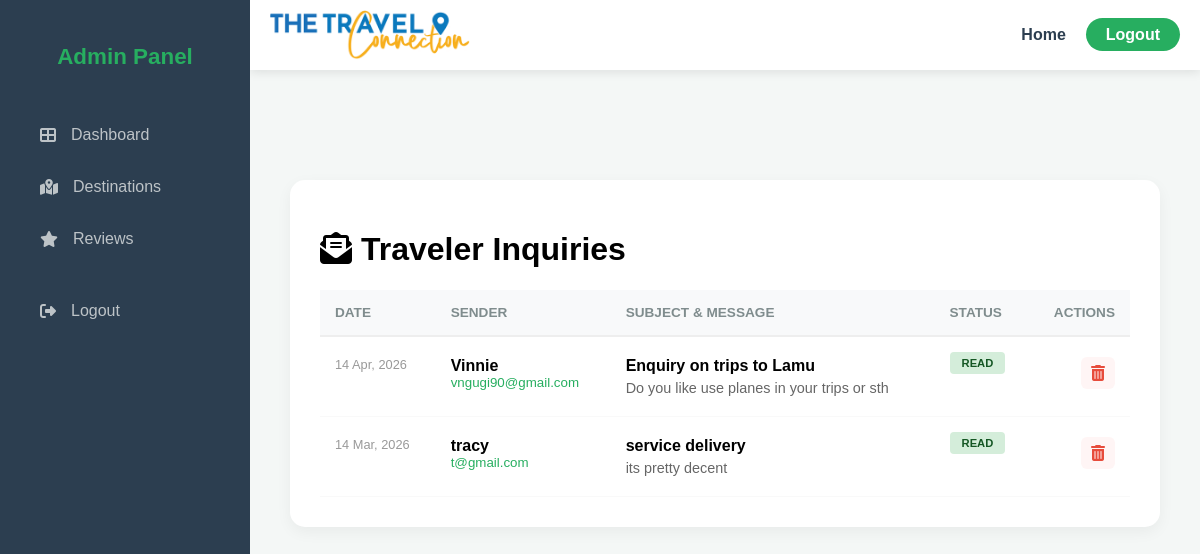
The page /admin/view_messages.php (signed in) on the database its author committed.
### tables this page shows
CREATE TABLE `contact_messages` (
  `id` int(11) NOT NULL,
  `name` varchar(100) NOT NULL,
  `email` varchar(100) NOT NULL,
  `subject` varchar(200) DEFAULT NULL,
  `message` text NOT NULL,
  `created_at` timestamp NOT NULL DEFAULT current_timestamp(),
  `status` enum('unread','read') DEFAULT 'unread'
);

### admin/view_messages.php (the view, shortened to what this page needs)
<?php
include("../includes/db.php");
$sql = "SELECT * FROM contact_messages ORDER BY created_at DESC";
$result = mysqli_query($link, $sql);
include("../includes/header.php");
include("../includes/sidebar.php");
?>
<!DOCTYPE html>
<html lang="en">
<head>
    <link rel="stylesheet" href="https://cdnjs.cloudflare.com/ajax/libs/font-awesome/6.4.0/css/all.min.css">
</head>
<body>
<div class="main-content">
    <div class="container-box">
        <h1><i class="fas fa-envelope-open-text"></i> Traveler Inquiries</h1>
        <table>
            <thead>
                <tr>
                    <th>Date</th>
                    <th>Sender</th>
                    <th>Subject & Message</th>
                    <th>Status</th>
                    <th style="text-align: right;">Actions</th>
                </tr>
            </thead>
            <tbody>
                <?php if(mysqli_num_rows($result) > 0): ?>
                    <?php while($row = mysqli_fetch_assoc($result)): ?>
                    <tr>
                        <td style="color: #999; font-size: 0.8rem;"><?php echo date('d M, Y', strtotime($row['created_at'])); ?></td>
                        <td>
                            <strong><?php echo htmlspecialchars($row['name']); ?></strong><br>
                            <small style="color:#27ae60;"><?php echo htmlspecialchars($row['email']); ?></small>
                        </td>
                        <td>
                            <div style="font-weight: 600;"><?php echo htmlspecialchars($row['subject']); ?></div>
                            <div style="color: #666; font-size: 0.9rem; margin-top: 5px;"><?php echo nl2br(htmlspecialchars($row['message'])); ?></div>
                        </td>
                        <td><span class="status-badge <?php echo strtolower($row['status']); ?>"><?php echo strtoupper($row['status']); ?></span></td>
                        <td style="text-align: right; white-space: nowrap;">
                            <a href="view_messages.php?delete=<?php echo $row['id']; ?>" class="btn btn-delete" onclick="return confirm('Delete this?');"><i class="fas fa-trash-alt"></i></a>
                        </td>
                    </tr>
                    <?php endwhile; ?>
                <?php else: ?>
                    <tr><td colspan="5" style="text-align:center; padding:50px;">No records found.</td></tr>
                <?php endif; ?>
            </tbody>
        </table>
    </div>
</div>
</body>
</html>

### includes/header.php (style rules this page uses)
:root { --primary-color: #27ae60; --dark-color: #2c3e50; --light-color: #ffffff; }

### admin/view_messages.php (style rules this page uses)
body { background: #f4f7f6; font-family: 'Poppins', sans-serif; margin: 0; }
.main-content { margin-left: 250px; padding: 40px; padding-top: 110px; }
.container-box { background: white; padding: 30px; border-radius: 15px; box-shadow: 0 5px 15px rgba(0,0,0,0.05); }
table { width: 100%; border-collapse: collapse; margin-top: 20px; }
th { background: #f8f9fa; padding: 15px; text-align: left; color: #7f8c8d; border-bottom: 2px solid #eee; font-size: 0.85rem; text-transform: uppercase; }
td { padding: 20px 15px; border-bottom: 1px solid #f9f9f9; vertical-align: top; }
.status-badge { padding: 5px 12px; border-radius: 4px; font-size: 0.7rem; font-weight: bold; }
.read { background: #d4edda; color: #155724; }
.btn { text-decoration: none; padding: 8px 10px; border-radius: 6px; display: inline-block; }
.btn-delete { color: #e74c3c; background: #fff5f5; }

### rows shown on the page
contact_messages: created_at "14 Apr, 2026", name "Vinnie", email "vngugi90@gmail.com", subject "Enquiry on trips to Lamu", message "Do you like use planes in your trips or sth", status "READ"
contact_messages: created_at "14 Mar, 2026", name "tracy", email "t@gmail.com", subject "service delivery", message "its pretty decent", status "READ"
